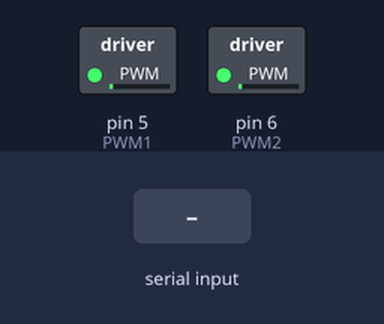
A sketch run on a simulated Arduino Uno, built with avr-gcc and run on an emulated ATmega328P. On the bench: switched loads named in the sketch (green lamp = pin HIGH). Inputs (shaded band) come from the test bench. What the sketch prints to the serial monitor is not drawn.

Above: at 2.2 s.
2.3 s: "90,45\n" received over Serial
At 3.4 s:
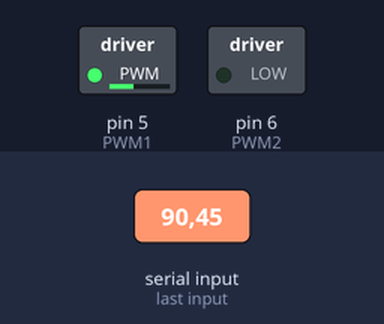
Timing chart, 0 to 5.3 s (numbered marks = the images above; inputs shaded):
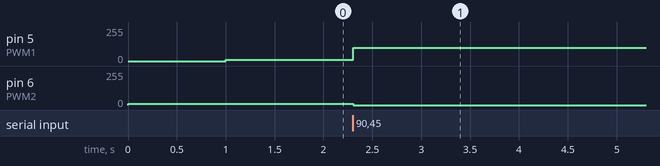

Measured:
- after the input at 2.3 s, pin 5 (PWM1): 10/255 → 100/255 at once; pin 6 (PWM2): 10/255 → 0/255 at once

The sketch:

WP6_Ex1_template_corr2.ino
```cpp
// WP 6 Exercise 1 Template DIT 632

#define ENCA 2
#define ENCB 3
#define PWM1 5
#define PWM2 6

int pos = 0; // Position in ticks
int deg = 0; // Position in degrees

int degtarget = 0; // Target position in degrees

int speed = 0; // Desired motor speed

int kp = 5; // Proportional constant for controller (tuning parameter)
int u_out = 0; // output of controller

int e = 0; // error
int a = 0; // a-encoder signal
int b = 0; // b-encoder signal

void setup() {

  Serial.begin(9600);
  pinMode(ENCA,INPUT_PULLUP);
  pinMode(ENCB,INPUT_PULLUP);
  pinMode(PWM1,OUTPUT);
  pinMode(PWM2,OUTPUT);

  /*
  ==> TO DO TO DO TO DO
  ATTACH INTERRUPT HERE.
  */

  // Start the motor, just a tiny little bit because otherwise TinkerCad dies....
  analogWrite(PWM2, 10);
  delay(1000); // TinkerCad bug
  analogWrite(PWM1, 10);
}

void loop() {
  // Stop the motor, but not to zero because then TinkerCad dies....
  analogWrite(PWM1, 10);
  delay(1000); // TinkerCad...bug
  analogWrite(PWM2, 10);

  // Check if motor rotated all the way around, and reset counter
    if (pos > 2299){
      deg = deg - 359;
      pos = pos - 2299;
    }
    if (pos < 0){
      deg = 359 + deg;
  	  pos = 2299 + pos;
    }

  // Print current position
  Serial.print("The current position is: ");
  Serial.print(deg);
  Serial.print("\n");

  // Get input
  degtarget = getInput();

  // Calculate initial error
  e = degtarget - deg;

  // Loop until error is zero
  while(e){

    // Map current position into degrees
    deg = map(pos,0,2299,0,359);

  	// Get necessary speed signal
  	speed = getAction(e);

  	// Send speed signal to motor
    // Rotating clockwise
    if(speed >= 0){
    	if (speed < 100) // motor does not react with too low inputs
      	speed = 100;
      analogWrite(PWM2, 0);
      analogWrite(PWM1, speed);
  	}

    // Rotating counter-clockwise
  	else{
    	if (-speed < 100) // motor does not react with too low inputs
      	speed = -100;
      analogWrite(PWM1, 0);
      analogWrite(PWM2, -speed);
    }

    // Calculate new error
  	e = degtarget - deg;
  }
}

int getInput(){

  int ready = 0;
  char buf[3];
  int input = -1;

  Serial.print("Please enter the desired position: \n");

  while(!ready){
    ready = Serial.readBytes(buf,3);
    input = atoi(&buf[0]);
  }

  return input;
}

int getAction(int error){
  /*
  ==> TO DO TO DO TO DO
  Calculate u_out as function of the error and the kp (tuning parameter).
  */

  if (u_out > 254){ //u_out cannot be more than 255...
  	return 255;
  }
  else if (u_out < -254){ //...or less than -254
    return -255;
  }
  else
     return u_out;
}

void ISR_readEncoder(){
  /*
  ==> TO DO TO DO TO DO
  READ THE ENCODER SIGNAL HERE.
  Read the encoder signals and increase or decrease pos accordingly.
  */
}
```
